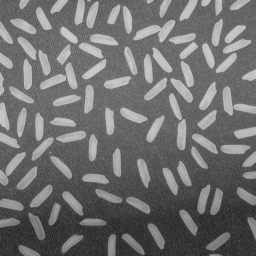
#> input picture lab1/rice.tif, 256 x 256 px
$ python nearest_maibo.py
#> lines starting #> are read from the running program, lines starting #| are printed output that depends on the picture
import tifffile
import numpy as np
import matplotlib.pyplot as plt
import time

def nearest_maibo(input_file, dim):
    # Deal with the input parameter and produce np data type
    image = tifffile.imread(input_file)
    image_data = np.array(image)
    dim_temp = [round(x) for x in dim]

    # Initialize the output image
    dim_out = np.array(dim_temp)
    Output_image = np.zeros(dim_out)

    # The nearest algorithm
    h_factor = (np.shape(image_data)[0] - 1) / (dim_temp[0] - 1)
    w_factor = (np.shape(image_data)[1] - 1) / (dim_temp[1] - 1)
    for i in range(dim_temp[0]):
        for j in range(dim_temp[1]):
            x_index = round(i * h_factor)
            y_index = round(j * w_factor)
            Output_image[i][j] = image_data[x_index][y_index]

    return Output_image


# The following is the Main function for testing
# 1. Prepare the input
image = tifffile.imread('rice.tif')
#> image is the input picture: shape (256, 256); min 40, max 204, mean 111.2
image_data = np.array(image)
Input_vector1 = (256*1.7, 256*1.7)
Input_vector2 = (256*0.7, 256*0.7)

# 2. The time for the program to run
start_time = time.perf_counter()
Output_image1 = nearest_maibo('rice.tif', Input_vector1)
#> after the loop in nearest_maibo, `for i in range(dim_temp[0]):`:
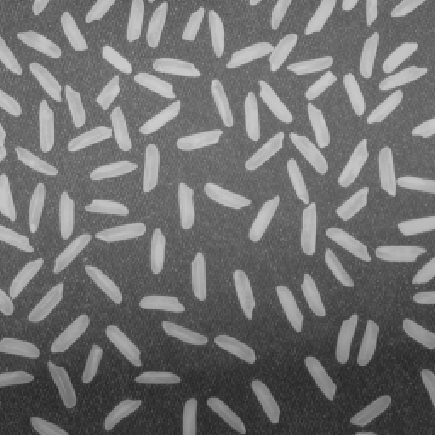
#> Output_image: shape (435, 435) float64; min 40, max 204, mean 111.3
Output_image2 = nearest_maibo('rice.tif', Input_vector2)
#> call 2 of nearest_maibo, with input_file = 'rice.tif', dim = (179.2, 179.2)
#> after the loop in nearest_maibo (call 2), `for i in range(dim_temp[0]):`:
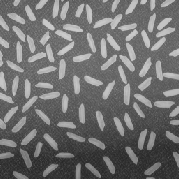
#> Output_image: shape (179, 179) float64; min 40, max 204, mean 111.2
end_time = time.perf_counter()
elapsed_time = end_time - start_time
print(f"Nearest运行时间: {elapsed_time} 秒")

# 3. The result plotting
fig, axes = plt.subplots(1, 3)
axes[0].imshow(image_data, cmap='Greys')
axes[0].set_title('The original image')
axes[1].imshow(Output_image1, cmap='Greys')
axes[1].set_title('The enlarged image after nearest interpolation')
axes[2].imshow(Output_image2, cmap='Greys')
axes[2].set_title('The shrunk image after nearest interpolation')
plt.tight_layout()
plt.show()
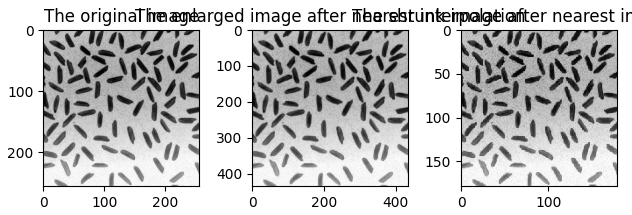
#> figure drawn by matplotlib, 3 panels

# 4. File saving
Output_image1 = np.asarray(Output_image1, dtype=np.uint8)
Output_image2 = np.asarray(Output_image2, dtype=np.uint8)
tifffile.imwrite('enlarged_nearest_maibo.tif', Output_image1)
tifffile.imwrite('shrunk_nearest_maibo.tif', Output_image2)
